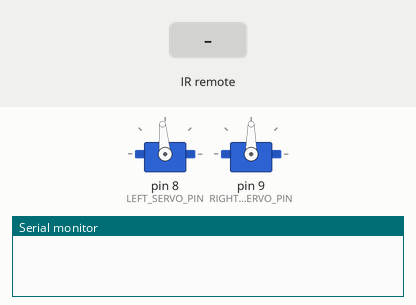
Bench run of a sketch on a simulated Arduino Uno, built with avr-gcc and run on an emulated ATmega328P. Parts: 2 × servo, the last lines printed to the serial monitor. The inputs (shaded band) are chosen by the test bench.

Above: at 1.2 s.
1.3 s: infrared code 0xFFFF8877 received
At 2.5 s:
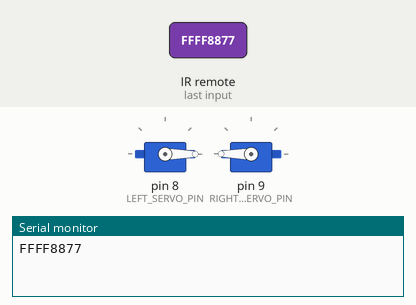
2.8 s: infrared code 0xFFFF9867 received
At 3.7 s:
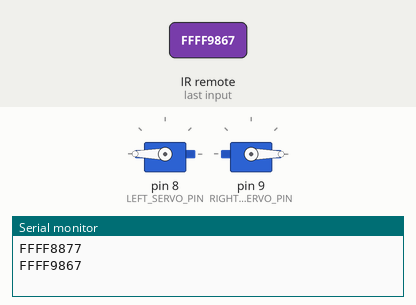
4.3 s: infrared code 0xFFFFA857 received
At 4.9 s:
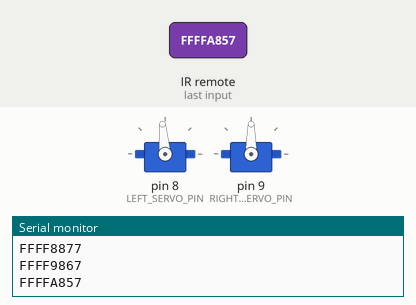
Timing chart, 0 to 7.3 s (numbered marks = the images above; inputs shaded):
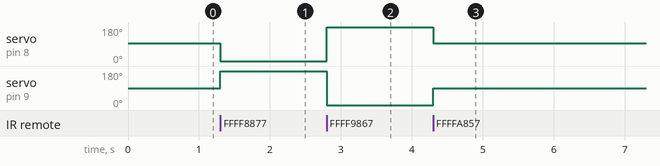

Measured:
- after the input at 1.3 s, servo on pin 8 (LEFT_SERVO_PIN): 95° → 0° at once; servo on pin 9 (RIGHT_SERVO_PIN): 90° → 180° at once
- after the input at 2.8 s, servo on pin 8 (LEFT_SERVO_PIN): 0° → 180° at once; servo on pin 9 (RIGHT_SERVO_PIN): 180° → 0° at once
- after the input at 4.3 s, servo on pin 8 (LEFT_SERVO_PIN): 180° → 95° at once; servo on pin 9 (RIGHT_SERVO_PIN): 0° → 90° at once

The sketch:

ir_and_two_servo_example.ino
```cpp
#include "IRremote.h"
#include "Servo.h"

#define SERIAL_SPEED     9600
#define DELAY            100
#define IR_PIN           11
#define LEFT_SERVO_PIN   8
#define RIGHT_SERVO_PIN  9
#define CW               0
#define STOP             90
#define CCW              180
#define KEY_UP           0xFFFF8877
#define KEY_DOWN         0xFFFF9867
#define KEY_LEFT         0x28D7
#define KEY_RIGHT        0x6897
#define KEY_STOP         0xFFFFA857
#define KEY_PRESS        0xFFFFFFFF

Servo leftEngine, rightEngine;
IRrecv irrecv(IR_PIN);
decode_results results;

void setup()
{
    Serial.begin(SERIAL_SPEED);
    irrecv.enableIRIn();
    leftEngine.attach(LEFT_SERVO_PIN);
    rightEngine.attach(RIGHT_SERVO_PIN);
    leftEngine.write(STOP + 5);
    rightEngine.write(STOP);
}

void loop() {
    if (irrecv.decode(&results))
    {
        int res = results.value;
        Serial.println(res, HEX);

        if(res == KEY_UP)
        {
            leftEngine.write(CW);
            rightEngine.write(CCW);
        }
        else if(res == KEY_DOWN)
        {
            leftEngine.write(CCW);
            rightEngine.write(CW);
        }
        else if(res == KEY_STOP)
        {
            leftEngine.write(STOP + 5);
            rightEngine.write(STOP);
        }
        else if(res == KEY_LEFT)
        {
            leftEngine.write(CCW);
            rightEngine.write(CCW);
        }
        else if(res == KEY_RIGHT)
        {
            leftEngine.write(CW);
            rightEngine.write(CW);
        }

        irrecv.resume();
        delay(DELAY);
    }
}
```
